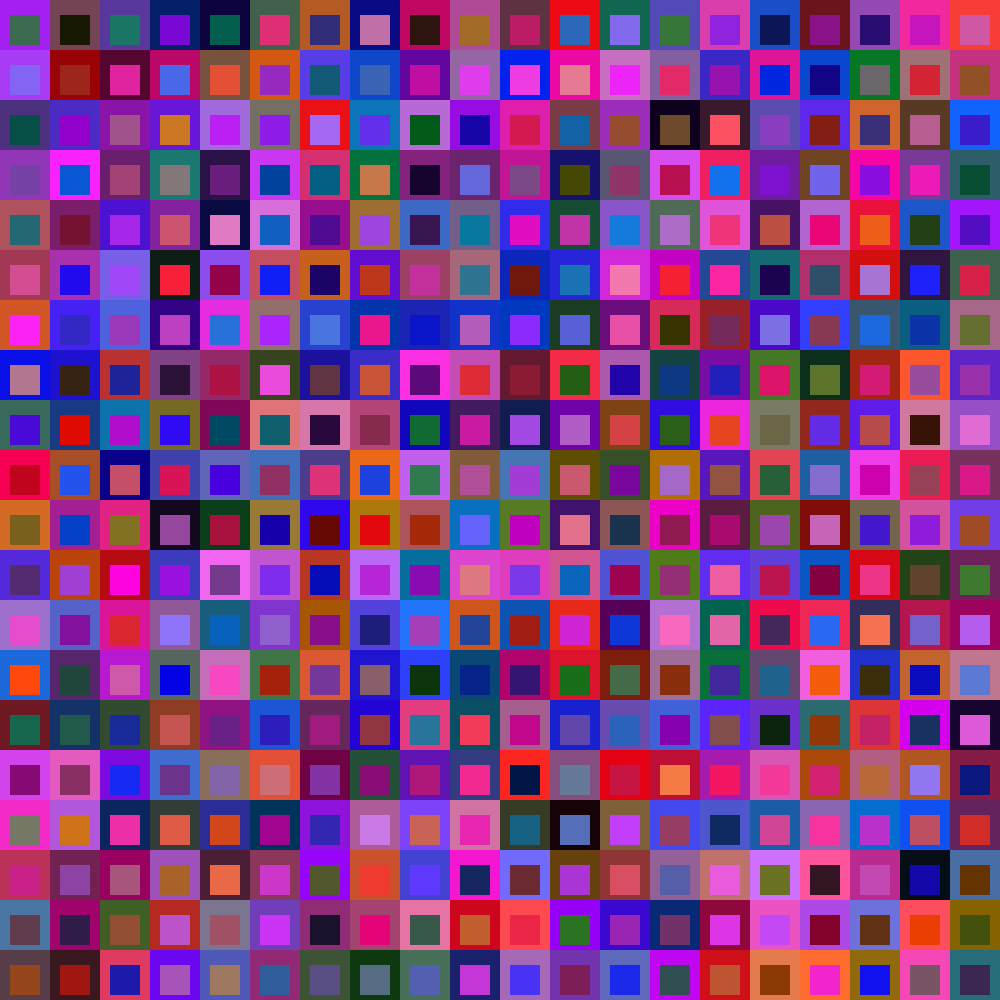
Frame 1 (no input)
Frame 60 (the mouse pressed at the canvas centre just before this capture): identical to frame 1, image omitted
Frame 120 (the mouse held since frame 60 and released just before this capture): identical to frame 1, image omitted

The Processing sketch that drew this single still picture (run headless with seeded random() and noise(); from frame 60 on, the mouse is pressed at the canvas centre):

// Processing sketch: sketch_260224_base_ciclo
// ── sketch_260224_base_ciclo.pde
//Cuadrado c;
ArrayList<Cuadrado> cuadrados;

void setup () {
  size (1000, 1000);
  cuadrados = new ArrayList<Cuadrado>();
  // Primera línea
  for (int j = 0; j <= height; j+=50) {
    for (int i = 0; i <= width; i+=50) {
      cuadrados.add(new Cuadrado(i, j));
    }
  }
}

void draw () {
  //c = new Cuadrado (10, 10);
  //c.Dibujar();
  for (Cuadrado c: cuadrados) {
    c.Dibujar();
  }
}

// ── Cuadrado.pde
class Cuadrado {
  PVector origen;
  PVector primero;
  color corigen;
  color cprimero;
  
  float largo;
  
  Cuadrado (float x, float y) {
    largo = 50;
    origen = new PVector (x, y);
    primero = new PVector (x + 10, y + 15);
    corigen = color(random(0, 255), random(0, 124), random(0, 255));
    cprimero = color(random(0, 255), random(0, 124), random(0, 255));
  }
  
  void Dibujar () {
    noStroke();
    fill(corigen);
    square (origen.x, origen.y, largo);
    fill(cprimero);
    square (primero.x, primero.y, largo - 20);
  }
}
